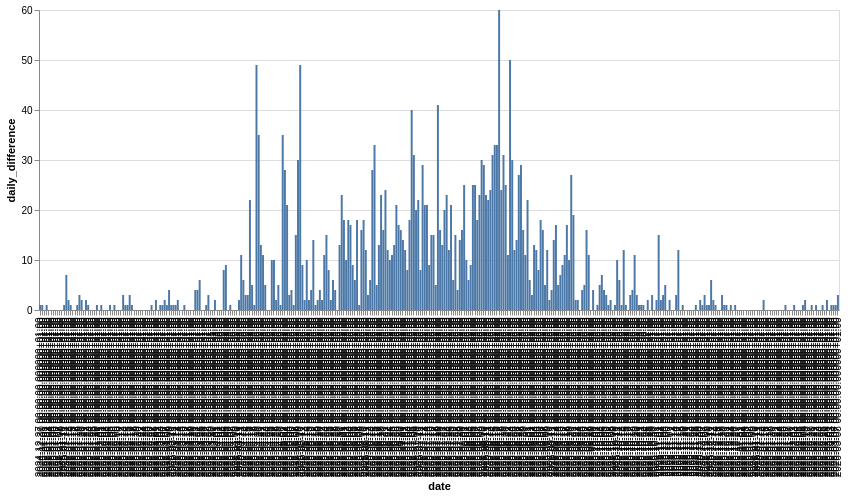

The notebook cell this image was saved under:
### Code cell
segment("Sedmička, Lipno {")

### Figure 1 — Vega-Lite specification as saved in the notebook (floating-point values rounded to 4 significant figures; data arrays with more than 128 entries replaced by an {"elided": "..."} marker saying what was removed)
{"config": {"view": {"continuousWidth": 300, "continuousHeight": 300}}, "data": {"name": "data-4f0503b5534ec4bec3ccdb1dd0c639d2"}, "mark": {"type": "bar"}, "encoding": {"x": {"field": "date", "type": "ordinal"}, "y": {"field": "daily_difference", "type": "quantitative"}}, "width": 800, "$schema": "https://vega.github.io/schema/vega-lite/v6.1.0.json", "datasets": {"data-4f0503b5534ec4bec3ccdb1dd0c639d2": {"elided": "366 records"}}}
